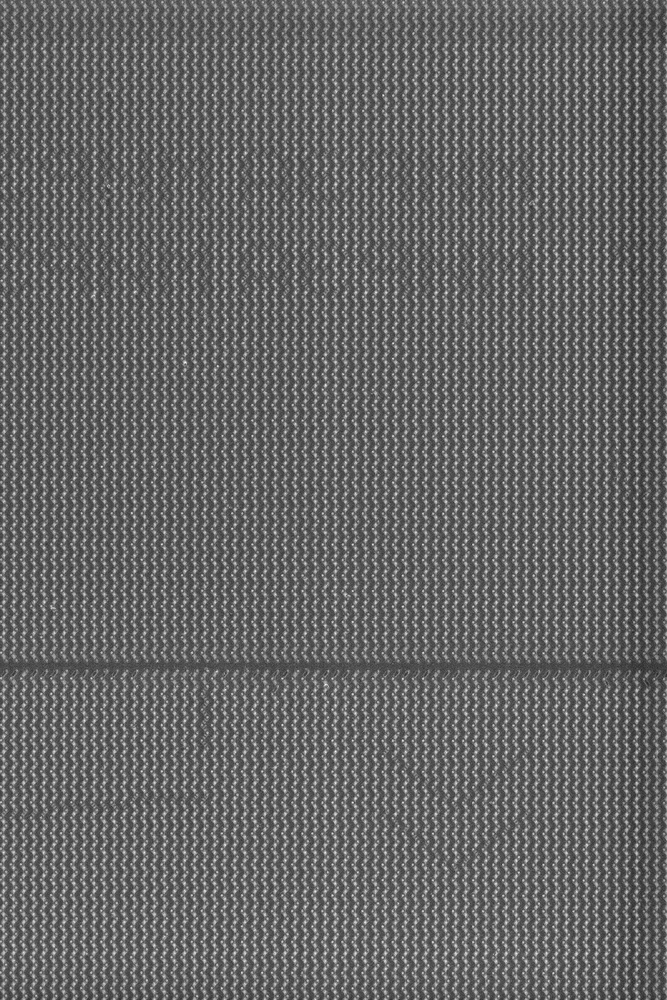
#> input picture opencv/opredelenie teksta na foto/Tile_004-003.jpg, 667 x 1000 px, shrunk from 1024 x 1536 before the run
$ python tran11.py
#> lines starting #> are read from the running program, lines starting #| are printed output that depends on the picture
import cv2
import numpy as np

if __name__ == '__main__':
    def nothing(*arg):
        pass

cv2.namedWindow("result")  # создаем главное окно
cv2.namedWindow("settings")  # создаем окно настроек

img=cv2.imread("Tile_004-003.jpg", 1)
#> img is the input picture: shape (1000, 667, 3); min 36, max 251, mean 102.1
# создаем 6 бегунков для настройки начального и конечного цвета фильтра
cv2.createTrackbar('v1', 'settings', 23, 255, nothing)
cv2.createTrackbar('v2', 'settings', 181, 255, nothing)
cv2.createTrackbar('h1', 'settings', 0, 255, nothing)
cv2.createTrackbar('s1', 'settings', 0, 255, nothing)
cv2.createTrackbar('h2', 'settings', 0, 255, nothing)
cv2.createTrackbar('s2', 'settings', 0, 255, nothing)

crange = [0, 0, 0, 0, 0, 0]

while True:
    hsv = cv2.cvtColor(img, cv2.COLOR_BGR2HSV)
#> hsv: shape (1000, 667, 3); mean H, S, V 0, 0, 102.1

    # считываем значения бегунков
    v1 = cv2.getTrackbarPos('v1', 'settings')
    v2 = cv2.getTrackbarPos('v2', 'settings')
    h1 = cv2.getTrackbarPos('h1', 'settings')
    s1 = cv2.getTrackbarPos('s1', 'settings')
    h2 = cv2.getTrackbarPos('h2', 'settings')
    s2 = cv2.getTrackbarPos('s2', 'settings')


    # формируем начальный и конечный цвет фильтра
    h_min = np.array((h1, s1, v1), np.uint8)
    h_max = np.array((h2, s2, v2), np.uint8)

    # накладываем фильтр на кадр в модели HSV
    thresh = cv2.inRange(hsv, h_min, h_max)
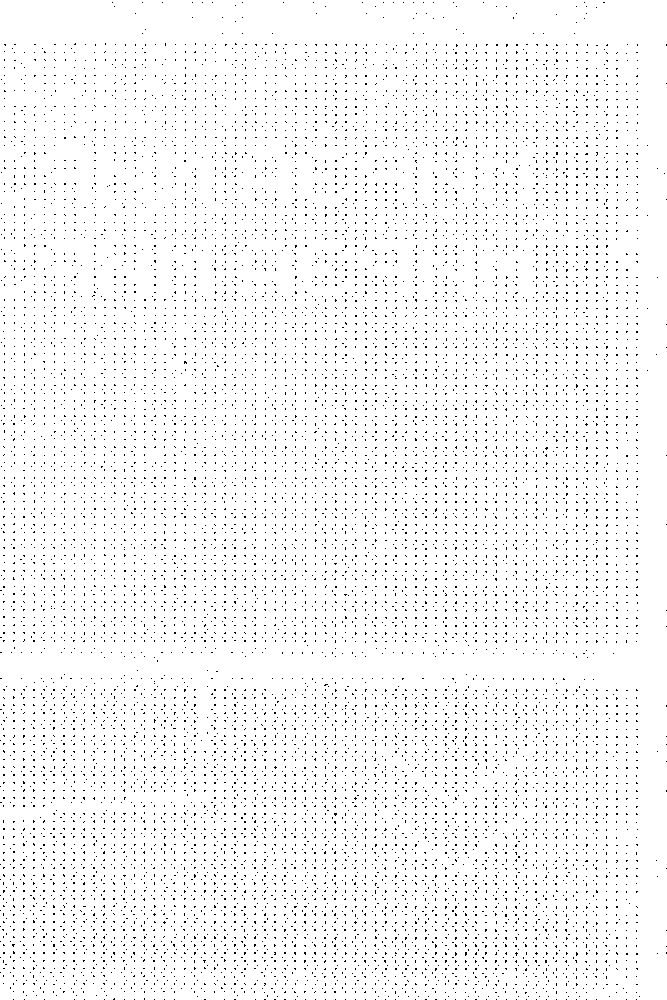
#> thresh: shape (1000, 667); 96.6% white; black in thin lines or dots

    cv2.imshow('result', thresh)

    ch = cv2.waitKey(5)
#> (key Esc is pressed here)
    if ch == 27:
        break
cv2.imwrite('thresholded5.jpg', thresh)
#> (the run stopped early here; a loop or call above may not have finished)

$ run again, with opencv/opredelenie teksta na foto/Tile_005-004.jpg copied over opencv/opredelenie teksta na foto/Tile_004-003.jpg
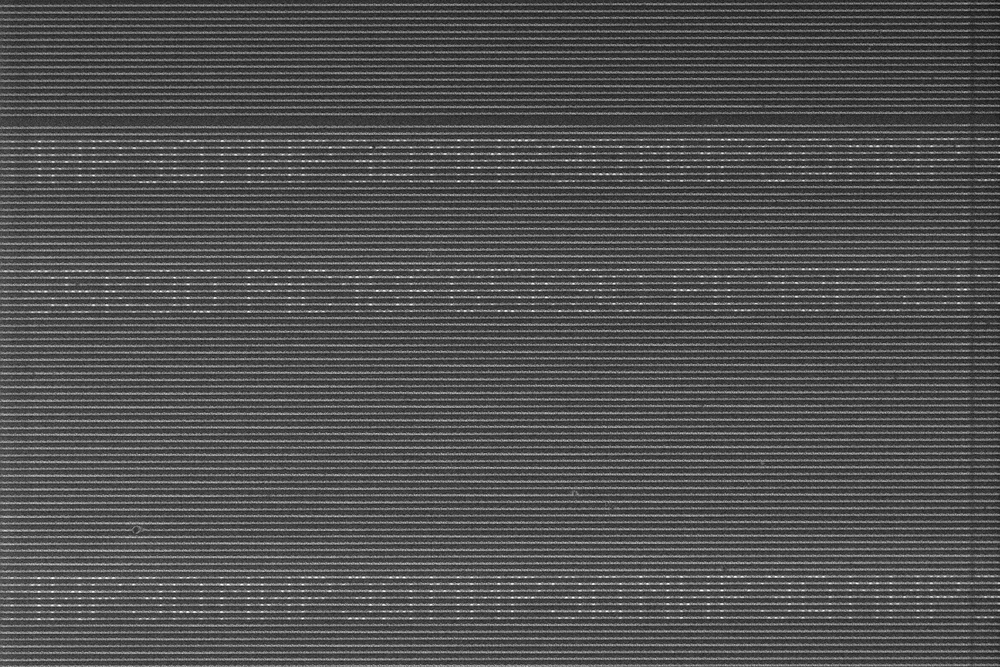
#> input picture opencv/opredelenie teksta na foto/Tile_005-004.jpg, 1000 x 667 px, shrunk from 1536 x 1024 before the run
#> img is the input picture: shape (667, 1000, 3); min 15, max 255, mean 79.8
#> hsv: shape (667, 1000, 3); mean H, S, V 0, 0, 79.8
#> `thresh = cv2.inRange(hsv, h_min, h_max)`:
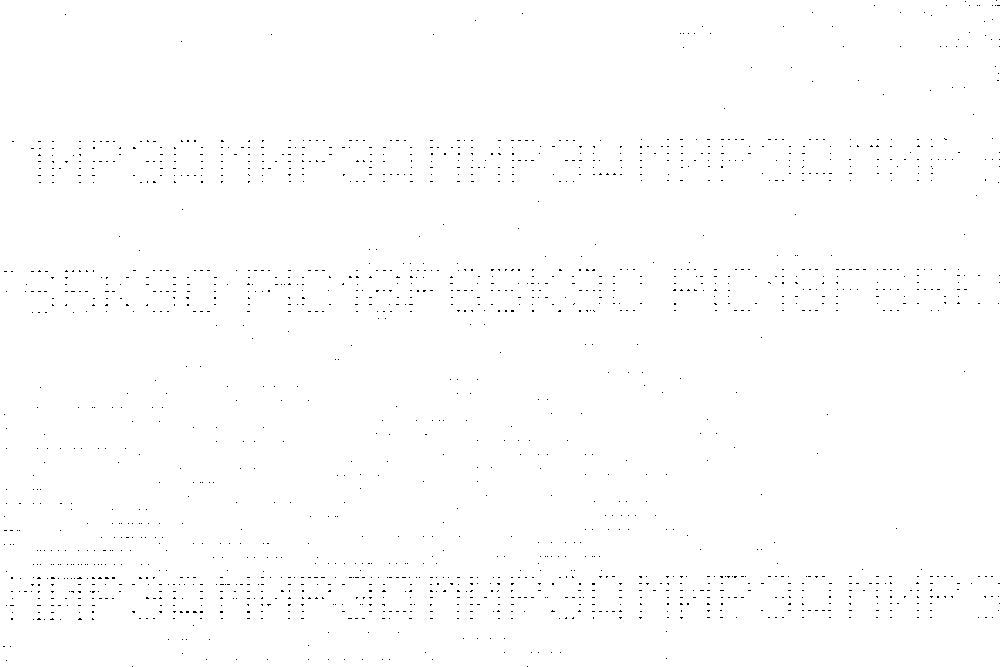
#> thresh: shape (667, 1000); 99.5% white; black in thin lines or dots
